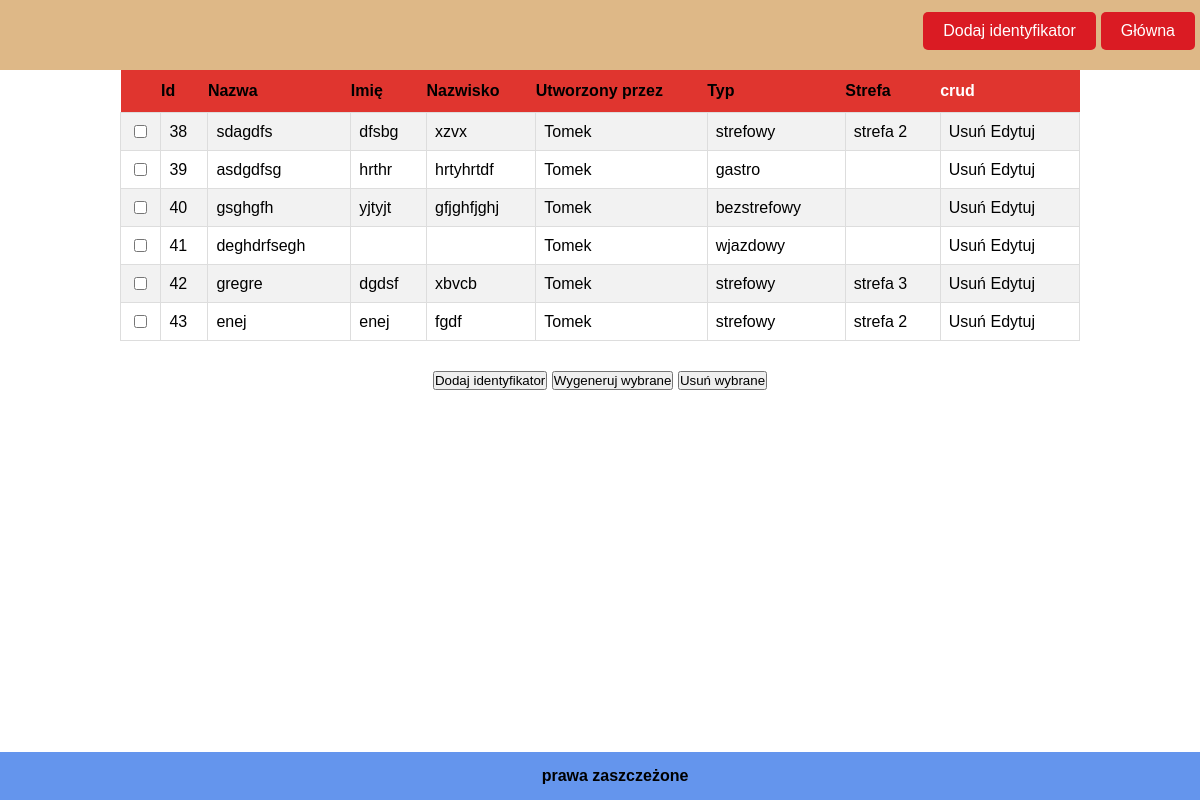
The page /idents.php?s=id&order=1 on the database its author committed.
### tables this page shows
CREATE TABLE `ident` (
  `id` int(11) NOT NULL,
  `name` varchar(30) NOT NULL,
  `name_2` varchar(30) NOT NULL,
  `lastname` varchar(30) NOT NULL,
  `madeby` varchar(30) NOT NULL,
  `type` varchar(30) NOT NULL,
  `zone` varchar(30) NOT NULL
);

### idents.php (the view, shortened to what this page needs)
<!DOCTYPE html>
<html lang="pl" dir="ltr">
<head>
<link rel="stylesheet" href="style.css">
</head>
<body>
<header>
    <div id="logo"></div>
	    <nav class="clearfix">
            <a href="main.php" class="btn">Główna</a>
            <a href="add_ident.php" class="btn">Dodaj identyfikator</a>
	    </nav>
</header>
<section class="container">
<form method="POST">
<table>
<tr>
    <th></th>
    <th><a href="idents.php?s=id&amp;order=<?php echo isset($_GET['order'])?!$_GET['order']:1; ?>">Id</a></th>
    <th><a href="idents.php?s=name&amp;order=<?php echo isset($_GET['order'])?!$_GET['order']:1; ?>">Nazwa</a></th>
    <th><a href="idents.php?s=name_2&amp;order=<?php echo isset($_GET['order'])?!$_GET['order']:1; ?>">Imię</a></th>
    <th><a href="idents.php?s=lastname&amp;order=<?php echo isset($_GET['order'])?!$_GET['order']:1; ?>">Nazwisko</a></th>
    <th><a href="idents.php?s=madeby&amp;order=<?php echo isset($_GET['order'])?!$_GET['order']:1; ?>">Utworzony przez</a></th>
    <th><a href="idents.php?s=type&amp;order=<?php echo isset($_GET['order'])?!$_GET['order']:1; ?>">Typ</a></th>
    <th><a href="idents.php?s=zone&amp;order=<?php echo isset($_GET['order'])?!$_GET['order']:1; ?>">Strefa</a></th>
    <th>crud</th>
</tr>
<?php
    require_once "connect.php";
    $connect = @new mysqli($host,$db_user,$db_password,$db_name);
    if(!isset($_GET['s']))
    {
        $idents = mysqli_query($connect,"SELECT * FROM ident ");
    }
    else
    {
        $s = $_GET['s'];
        $order = $_GET['order'];
        if($order == 1)
        {
            $idents = mysqli_query($connect,"SELECT * FROM ident ORDER BY $s ASC");
        }
        else
        {
            $idents = mysqli_query($connect,"SELECT * FROM ident ORDER BY $s DESC");
        }
    }
    if(mysqli_num_rows($idents) > 0)
    {
        while($r = mysqli_fetch_array($idents))
        {
            echo "<tr>";
            echo '<td> <input type="checkbox" name="checkbox[]" value="'.$r['id'].'"></input> </td>';
            echo "<td>".$r['id']."</td>";
            echo "<td>".$r['name']."</td>";
            echo "<td>".$r['name_2']."</td>";
            echo "<td>".$r['lastname']."</td>";
            echo "<td>".$r['madeby']."</td>";
            echo "<td>".$r['type']."</td>";
            echo "<td>".$r['zone']."</td>";
            echo "<td>
           <a href=\"idents.php?a=del&amp;id={$r['id']}\">Usuń</a>
           <a href=\"edit_ident.php?id={$r['id']}\">Edytuj</a>
           </td>";
            echo "</tr>";
        }
    }
?>
</table>
<div>
<div class="center">
        <button class="submit" name="add" value="add">Dodaj identyfikator</button>
        <button class="submit" name="generate" value="generate">Wygeneruj wybrane</button>
        <button class="submit" name="delete" value="delete">Usuń wybrane</button>
        </form>
</section>
<div id="footer">
    <b>prawa zaszczeżone</b>
</div>
</body>
</html>

### style.css (style rules this page uses)
* { margin:0; padding:0; }
body { background-color:white; font-family: "Avant Garde", Avantgarde, "Century Gothic", CenturyGothic, "AppleGothic", sans-serif; position:relative; }
header { width:100%; height:70px; padding: 0; background-color: burlywood; z-index:2; position: fixed; position:top; }
.container { padding-top:70px; width:960px; margin:0 auto; }
.btn { z-index: 2; display: block; float:right; position:relative; top:12px; padding:10px 20px; margin-right: 5px; border-radius:5px; color:white; text-align: center; text-decoration: none; background: #da1b23; }
.clearfix:after { content: ""; display: table; clear: both; background-color:#af1b23; }
#footer { clear:both; width:100%; text-align: center; padding: 15px; font-family: Arial, Helvetica, sans-serif; font-size: 15px bold; background-color: cornflowerblue; position: fixed; bottom:0; }
input,select { width: 100%; padding: 10px 20px; border: 1px solid #da1b23; border-radius: 4px ; margin: 4px 0; box-sizing: border-box; font-size:20px; }
.center { margin-top:30px; text-align:center; }
#logo { float:left; width:20%; padding:10px 10px; font-size: 40px; }
table { font-family: "Trebuchet MS", Arial, Helvetica, sans-serif; border-collapse: collapse; width: 100%; height: 70%; }
table td, #table th { border: 1px solid #ddd; padding: 8px; }
table tr:nth-child(even) { background-color: #f2f2f2; }
table th { padding-top: 12px; padding-bottom: 12px; text-align: left; background-color: rgb(224, 53, 47); color: white; }
table tr:first-child { position:sticky; }
a { text-decoration: none; color: #000; }

### rows shown on the page
ident: id "38", name "sdagdfs", name_2 "dfsbg", lastname "xzvx", madeby "Tomek", type "strefowy", zone "strefa 2"
ident: id "39", name "asdgdfsg", name_2 "hrthr", lastname "hrtyhrtdf", madeby "Tomek", type "gastro"
ident: id "40", name "gsghgfh", name_2 "yjtyjt", lastname "gfjghfjghj", madeby "Tomek", type "bezstrefowy"
ident: id "41", name "deghdrfsegh", madeby "Tomek", type "wjazdowy"
ident: id "42", name "gregre", name_2 "dgdsf", lastname "xbvcb", madeby "Tomek", type "strefowy", zone "strefa 3"
ident: id "43", name "enej", name_2 "enej", lastname "fgdf", madeby "Tomek", type "strefowy", zone "strefa 2"
